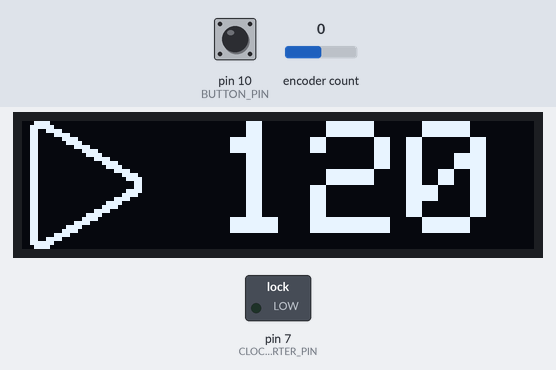
A sketch run on a simulated Arduino Uno, built for the host (arithmetic inside an expression is 32-bit, double 64-bit). Parts: 128×32 one-colour display, switched loads named in the sketch (green lamp = pin HIGH). The test bench sets the inputs (shaded band); at power-on: pin 10 (BUTTON_PIN) HIGH, encoder count 0. The display library's start-up logo is not drawn; EEPROM starts erased; pins used as bus, display or sensor lines are not drawn.

Above: at 1.2 s.
1.3 s: pin 10 (BUTTON_PIN) pulled LOW for 0.15 s
At 2.0 s:
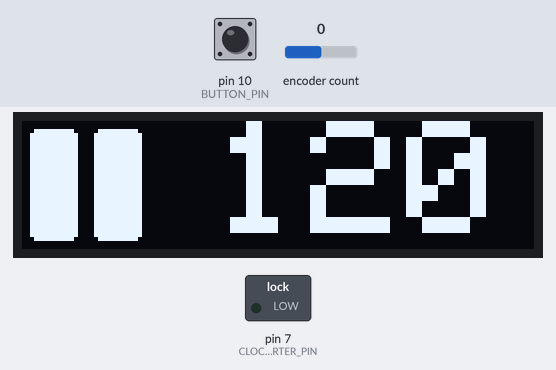
2.9 s: pin 10 (BUTTON_PIN) pulled LOW for 1 s
At 3.05 s:
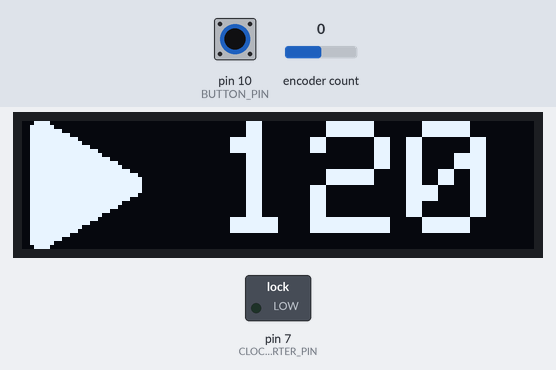
4.5 s: encoder count set to 1
At 5.81 s:
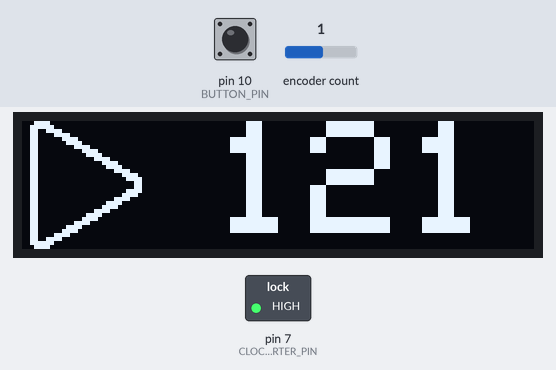
6.0 s: pin 10 (BUTTON_PIN) pulled LOW for 0.15 s
At 6.7 s:
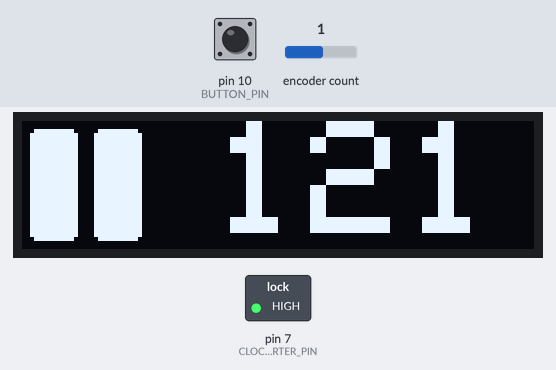
7.6 s: encoder count set to 2
At 8.0 s:
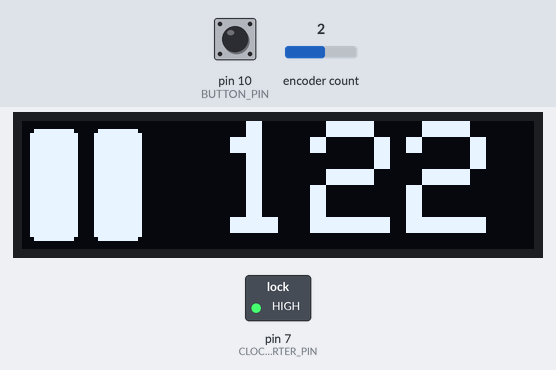
9.1 s: encoder count set to 3
At 10.3 s:
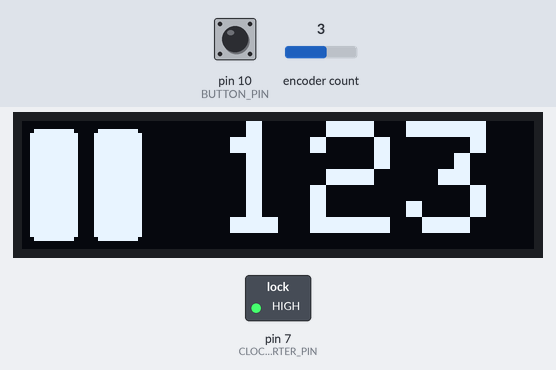
Timing chart, 0 to 11.6 s (numbered marks = the images above; inputs shaded):
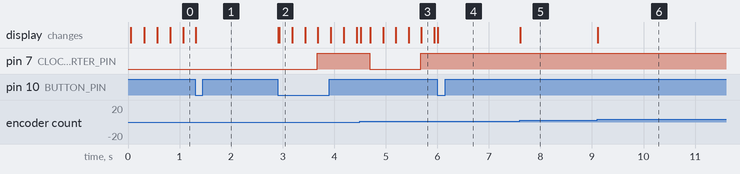

The sketch:

MIDI_Clock.ino
```cpp
// (licence header left out)
#include <EEPROM.h>
#include <Wire.h>
#include <SoftwareSerial.h>
#include <Encoder.h>
#include "Ticker.h"
#include <Adafruit_GFX.h>
#include <Adafruit_SSD1306.h>
#include "icon_play_filled.h"
#include "icon_play_empty.h"
#include "icon_pause.h"
#include "config.h"
#include "utils.h"


// Resources
SoftwareSerial midiOut(MIDI_IN_PIN, MIDI_OUT_PIN);
Encoder encoder(ENC_A_PIN, ENC_B_PIN);
Adafruit_SSD1306 display(128, 32);

// ==== Global state ====
volatile uint8_t tickCount = 0;

uint16_t bpm = DEFAULT_BPM;
uint16_t encValue = bpm * 4;

uint8_t prevPlayIconValue = 0;
uint8_t playIconValue = 0;

bool isPaused = false;

bool shouldUpdateDisplay = false;
// ==== End global state ====

// The analogue pulse tickers create a square wave where the rising edge is
// at 2x BPM, 1x BPM, BPM / 2, and BPM / 4. The MIDI pulse ticker sends a
// MIDI realtime clock message every 1/24th of a beat.
CREATE_TICK_HANDLER(timesTwoTickHandler, CLOCK_2X_PIN);
CREATE_TICK_HANDLER(timesOneTickHandler, CLOCK_1X_PIN);
CREATE_TICK_HANDLER(halfTickHandler, CLOCK_HALF_PIN);
CREATE_TICK_HANDLER(quarterTickHandler, CLOCK_QUARTER_PIN);

ISR(TIMER1_COMPA_vect, ISR_BLOCK) {
  tickCount++;
  midiOut.write(MIDI_PULSE_MSG);

  // Ticks are every 1/24th of a beat
  // tickCount / 12 = 1/2 of a beat
  // tickCount / 24 = 1 beat
  // tickCount / 48 = 2 beats
  // tickCount / 96 = 4 beats
  // each needs to be halved to get the right duty cycle when flipping pins
  if (tickCount % 48 == 0) {
    quarterTickHandler();
    tickCount = 0;
  }
  if (tickCount % 24 == 0) {
    halfTickHandler();
  }
  if (tickCount % 12 == 0) {
    playIconValue = playIconValue ? 0 : 1;
    timesOneTickHandler();
  }
  if (tickCount % 6 == 0) {
    timesTwoTickHandler();
  }
}

// The MIDI idle ticker sends the keepalive message every 270ms. This will
// only be active if the clock is *not* running, otherwise other MIDI
// compliant devices may decide to stop cooperating.
void midiKeepaliveHandler() {
  midiOut.write(MIDI_KEEPALIVE_MSG);
  midiOut.flush();
}

Ticker tickerMidiKeepalive(midiKeepaliveHandler, 270, 0, MILLIS);

void updateDisplay(void);
void setup() {
  Serial.begin(115200);
  pinMode(BUTTON_PIN, INPUT_PULLUP);
  pinMode(CLOCK_2X_PIN, OUTPUT);
  pinMode(CLOCK_1X_PIN, OUTPUT);
  pinMode(CLOCK_HALF_PIN, OUTPUT);
  pinMode(CLOCK_QUARTER_PIN, OUTPUT);

  display.begin(SSD1306_SWITCHCAPVCC, 0x3C);
  display.setRotation(2);
  display.display();

  encoder.write(DEFAULT_BPM * 4);

  uint8_t eepromBpm = EEPROM.read(EEPROM_BPM_ADDR);
  if (eepromBpm >= MIN_BPM && eepromBpm <= MAX_BPM) {
    bpm = eepromBpm;
  }

  midiOut.begin(31250);

  updateDisplay();

  setupTimer1();
  setTimer1Bpm(bpm);
  startTimer1();
}

void tickTask(void);
void encoderTask(void);
void buttonTask(void);
void displayTask(void);
void loop() {
  tickerMidiKeepalive.update();

  encoderTask();
  buttonTask();
  displayTask();
}

void buttonTask(void) {
  static uint8_t oldButtonState = HIGH;

  auto buttonState = digitalRead(BUTTON_PIN);
  if (oldButtonState != buttonState) {
    oldButtonState = buttonState;
    if (buttonState == LOW) {
      isPaused = isPaused ? false : true;
      shouldUpdateDisplay = true;
      if (isPaused) {
        // Updating the EEPROM is very slow - 3.3ms - which is
        // unacceptable if a MIDI device is running. So this
        // is really the only place we can persist the selected BPM.
        // EEPROM.update(EEPROM_BPM_ADDR, bpm);
        stopTimer1();
        tickerMidiKeepalive.start();
      } else {
        startTimer1();
        tickerMidiKeepalive.stop();
      }
    }
  }
}

void encoderTask(void) {
  auto newEncValue = encoder.read();
  auto newBpm = newEncValue / 4;
  if (newBpm >= MIN_BPM && newBpm <= MAX_BPM) {
    if (newBpm != bpm) {
      bpm = newBpm;
      setTimer1Bpm(bpm);

      encValue = bpm * 4;
      encoder.write(encValue);
      shouldUpdateDisplay = true;
    }
  }
  else {
    encoder.write(bpm * 4);
  }

  if (playIconValue != prevPlayIconValue) {
    shouldUpdateDisplay = true;
    prevPlayIconValue = playIconValue;
  }
}

void displayTask(void) {
  static auto msCounter = millis();
  auto ms = millis();
  if (ms - msCounter >= 16 && shouldUpdateDisplay) {
    updateDisplay();
    shouldUpdateDisplay = false;
    msCounter = ms;
  }
}

void updateDisplay(void) {
  auto textWidth = 5 * 4 * (bpm >= 100 ? 4 : 3);
  display.clearDisplay();

  // draw icon
  uint8_t* bmp = nullptr;
  if (isPaused) {
    bmp = ICON_PAUSE_data;
  } else if (playIconValue) {
    bmp = ICON_PLAY_FILLED_data;
  } else {
    bmp = ICON_PLAY_EMPTY_data;
  }
  display.drawBitmap(0, 0, bmp, 32, 32, SSD1306_WHITE);

  // draw current bpm
  display.setCursor(128 - textWidth, 0);
  display.setTextSize(4);
  display.setTextColor(WHITE);
  display.print(bpm, DEC);
  display.display();
}
```

icon_pause.h
```cpp
#define ICON_PAUSE_width  32
#define ICON_PAUSE_height 32

const uint8_t PROGMEM ICON_PAUSE_data[] = {
  B00000000,B00000000,B00000000,B00000000,
  B00000000,B00000000,B00000000,B00000000,
  B00011111,B11111000,B00011111,B11111000,
  B00111111,B11111100,B00111111,B11111100,
  B00111111,B11111100,B00111111,B11111100,
  B00111111,B11111100,B00111111,B11111100,
  B00111111,B11111100,B00111111,B11111100,
  B00111111,B11111100,B00111111,B11111100,
  B00111111,B11111100,B00111111,B11111100,
  B00111111,B11111100,B00111111,B11111100,
  B00111111,B11111100,B00111111,B11111100,
  B00111111,B11111100,B00111111,B11111100,
  B00111111,B11111100,B00111111,B11111100,
  B00111111,B11111100,B00111111,B11111100,
  B00111111,B11111100,B00111111,B11111100,
  B00111111,B11111100,B00111111,B11111100,
  B00111111,B11111100,B00111111,B11111100,
  B00111111,B11111100,B00111111,B11111100,
  B00111111,B11111100,B00111111,B11111100,
  B00111111,B11111100,B00111111,B11111100,
  B00111111,B11111100,B00111111,B11111100,
  B00111111,B11111100,B00111111,B11111100,
  B00111111,B11111100,B00111111,B11111100,
  B00111111,B11111100,B00111111,B11111100,
  B00111111,B11111100,B00111111,B11111100,
  B00111111,B11111100,B00111111,B11111100,
  B00111111,B11111100,B00111111,B11111100,
  B00111111,B11111100,B00111111,B11111100,
  B00111111,B11111100,B00111111,B11111100,
  B00011111,B11111000,B00011111,B11111000,
  B00000000,B00000000,B00000000,B00000000,
  B00000000,B00000000,B00000000,B00000000,
};
```

icon_play_empty.h
```cpp
#define ICON_PLAY_EMPTY_width  32
#define ICON_PLAY_EMPTY_height 32

const uint8_t PROGMEM ICON_PLAY_EMPTY_data[] = {
  B00011110,B00000000,B00000000,B00000000,
  B00111111,B00000000,B00000000,B00000000,
  B00110011,B11000000,B00000000,B00000000,
  B00110000,B11110000,B00000000,B00000000,
  B00110000,B00111100,B00000000,B00000000,
  B00110000,B00011110,B00000000,B00000000,
  B00110000,B00000111,B10000000,B00000000,
  B00110000,B00000001,B11100000,B00000000,
  B00110000,B00000000,B11110000,B00000000,
  B00110000,B00000000,B00111100,B00000000,
  B00110000,B00000000,B00001111,B00000000,
  B00110000,B00000000,B00000111,B10000000,
  B00110000,B00000000,B00000001,B11100000,
  B00110000,B00000000,B00000000,B01111000,
  B00110000,B00000000,B00000000,B00111100,
  B00110000,B00000000,B00000000,B00001100,
  B00110000,B00000000,B00000000,B00001100,
  B00110000,B00000000,B00000000,B00111100,
  B00110000,B00000000,B00000000,B01111000,
  B00110000,B00000000,B00000001,B11100000,
  B00110000,B00000000,B00000111,B10000000,
  B00110000,B00000000,B00001111,B00000000,
  B00110000,B00000000,B00111100,B00000000,
  B00110000,B00000000,B11110000,B00000000,
  B00110000,B00000001,B11100000,B00000000,
  B00110000,B00000111,B10000000,B00000000,
  B00110000,B00011110,B00000000,B00000000,
  B00110000,B00111100,B00000000,B00000000,
  B00110000,B11110000,B00000000,B00000000,
  B00110011,B11000000,B00000000,B00000000,
  B00111111,B00000000,B00000000,B00000000,
  B00011110,B00000000,B00000000,B00000000,
};
```

icon_play_filled.h
```cpp
#define ICON_PLAY_FILLED_width  32
#define ICON_PLAY_FILLED_height 32

const uint8_t PROGMEM ICON_PLAY_FILLED_data[] = {
  B00011110,B00000000,B00000000,B00000000,
  B00111111,B00000000,B00000000,B00000000,
  B00111111,B11000000,B00000000,B00000000,
  B00111111,B11110000,B00000000,B00000000,
  B00111111,B11111100,B00000000,B00000000,
  B00111111,B11111110,B00000000,B00000000,
  B00111111,B11111111,B10000000,B00000000,
  B00111111,B11111111,B11100000,B00000000,
  B00111111,B11111111,B11110000,B00000000,
  B00111111,B11111111,B11111100,B00000000,
  B00111111,B11111111,B11111111,B00000000,
  B00111111,B11111111,B11111111,B10000000,
  B00111111,B11111111,B11111111,B11100000,
  B00111111,B11111111,B11111111,B11111000,
  B00111111,B11111111,B11111111,B11111100,
  B00111111,B11111111,B11111111,B11111100,
  B00111111,B11111111,B11111111,B11111100,
  B00111111,B11111111,B11111111,B11111100,
  B00111111,B11111111,B11111111,B11111000,
  B00111111,B11111111,B11111111,B11100000,
  B00111111,B11111111,B11111111,B10000000,
  B00111111,B11111111,B11111111,B00000000,
  B00111111,B11111111,B11111100,B00000000,
  B00111111,B11111111,B11110000,B00000000,
  B00111111,B11111111,B11100000,B00000000,
  B00111111,B11111111,B10000000,B00000000,
  B00111111,B11111110,B00000000,B00000000,
  B00111111,B11111100,B00000000,B00000000,
  B00111111,B11110000,B00000000,B00000000,
  B00111111,B11000000,B00000000,B00000000,
  B00111111,B00000000,B00000000,B00000000,
  B00011110,B00000000,B00000000,B00000000,
};
```

utils.h
```cpp
#ifndef _UTILS_H_
#define _UTILS_H_

const uint8_t MIDI_PULSE_MSG = 0xF8;
const uint8_t MIDI_KEEPALIVE_MSG = 0xFE;

#define CREATE_TICK_HANDLER(name, pin_id) inline void name() { \
        static uint8_t state = LOW; \
        digitalWrite(pin_id, state); \
        state = flipPinState(state); }

inline uint8_t flipPinState(uint8_t pinState) {
  return pinState == HIGH ? LOW : HIGH;
}

void setupTimer1(void) {
  noInterrupts();
  // Enable Timer1
  PRR &= ~(1<<PRTIM1);

  // Set Timer1 to count up to the compare value and then reset
  TCCR1A &= ~((1<<WGM10) | (1<<WGM11));
  TCCR1B |= (1<<WGM12);
  TCCR1B &= ~(1<<WGM13);

  // Set Timer1 interrupts for compare value reached
  TIMSK1 |= (1<<OCIE1A);
  interrupts();
}

void setTimer1Bpm(uint8_t bpm) {
  // Calculate the compare value to set
  float bpmMidiTickFrequency = ((float) bpm) / 60.0f * 24.0f;

  // compareValue = clockSpeed / prescaler / bpmMidiTickFrequency
  uint16_t compareValue = 16000000 / 64 / bpmMidiTickFrequency;

  // Load the compare register with the compare value
  OCR1A = compareValue;
}

void startTimer1(void) {
  noInterrupts();
  // Start the timer (prescaler set to 64)
  TCNT1 = 0;
  TCCR1B |= (1<<CS11) | (1<<CS10);
  TCCR1B &= ~(1<<CS12);
  interrupts();
}

void stopTimer1(void) {
  noInterrupts();
  // Stop the timer
  TCCR1B &= ~((1<<CS12) | (1<<CS11) | (1<<CS10));
  interrupts();
}

#endif
```

config.h
```cpp
#ifndef _CONFIG_H_
#define _CONFIG_H_

#define EEPROM_BPM_ADDR 0x0F
#define DEFAULT_BPM 120
#define MIN_BPM 30
#define MAX_BPM 250

// In board v1, the encoder is connected to plain GPIO pins (w/o external interrupt capability)
// This could mean the encoder response is a bit less quick than desired. This anticipates
// a board v2 where the MIDI serial and encoder are swapped around so that the encoder is
// connected to interrupt-enabled pins.
#define BOARD_REV_1

#if defined(BOARD_REV_1)
  #define ENC_A_PIN 8
  #define ENC_B_PIN 9
  #define MIDI_OUT_PIN 3
#elif defined(BOARD_REV_2)
  #define ENC_A_PIN 2
  #define ENC_B_PIN 3
  #define MIDI_OUT_PIN 9
#else
  #error Please select board revision BOARD_REV_1 or BOARD_REV_2
#endif

#define MIDI_IN_PIN (MIDI_OUT_PIN - 1)
#define BUTTON_PIN 10
#define CLOCK_2X_PIN 4
#define CLOCK_1X_PIN 5
#define CLOCK_HALF_PIN 6
#define CLOCK_QUARTER_PIN 7

#endif
```

Measured:
- after the input at 1.3 s, pin 7 (CLOCK_QUARTER_PIN): stays LOW (without the input it goes to HIGH after 0.76 s); the display: changes at once (image 1)
- after the input at 2.9 s, pin 7 (CLOCK_QUARTER_PIN): LOW → HIGH after 0.77 s; the display: first changes at once (image 2 shows a later state)
- after the input at 4.5 s, the display: first changes at once (image 3 shows a later state)
- after the input at 6.0 s, pin 7 (CLOCK_QUARTER_PIN): stays HIGH (without the input it goes to LOW after 0.67 s); the display: changes at once (image 4)
- after the input at 7.6 s, the display: changes at once (image 5)
- after the input at 9.1 s, the display: changes at once (image 6)
